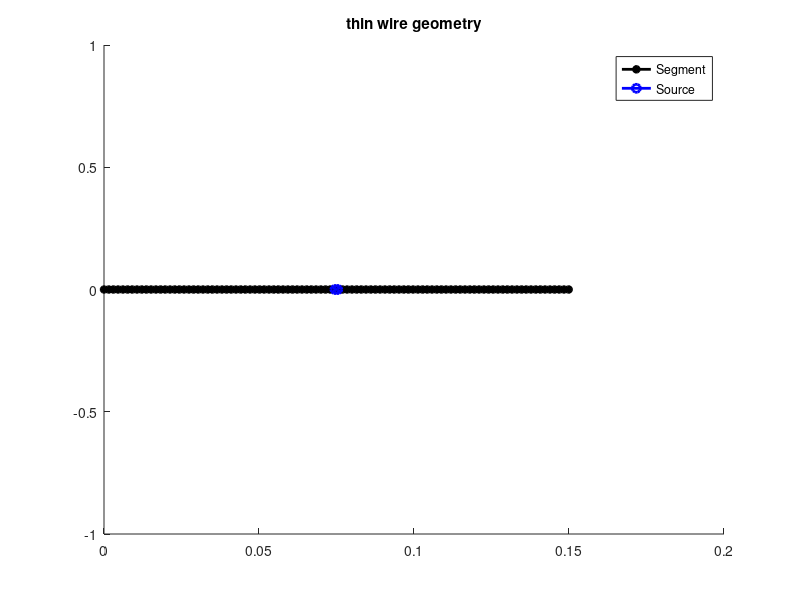

Source code (MATLAB): (Note: this script raises an error after producing the figure.)
%% Sweep for Current Distribution
clear all;close all;
Frequency=1e9;
Ny = 100; % number of segments
Delta_Gap_Range = 5;
Vm = 1; % delta-gap voltage
%% Basic parameters
c = 299792458;                       
Mu = 4.0e-7*pi;                      
Epsilon = 1.0/(Mu*c*c);              
NumGauss=5; % number of Gauss Quadrature used

%% Input parameters
lambda = 1/Frequency*c;
w = 2.0*pi*Frequency;                % angular freq
k = w*sqrt(Mu*Epsilon);              % wave number
Eta = sqrt(Mu/Epsilon);              % wave impedance
% coordinates of the corner points 
p0=[0 0];
p1=[0.5*lambda 0];
WireRadius=1e-3*lambda;  % radius of thin wire

%% Generate the mesh
TotalSegments=(Ny-1);
mid = floor(TotalSegments/2)+1;
SourceId = mid; % index of source segment
TotalSegments=(Ny-1);
TotalElements = TotalSegments-1; 
% line antenna geometry
x1=zeros(1,Ny);
y1=zeros(1,Ny);
x1(1)=p0(1);
y1(1)=p1(2);
line_length=sqrt((p1(2)-p0(2))^2+(p1(1)-p0(1))^2);
Delta_Gap_Arange = (1:Delta_Gap_Range)*line_length/(Delta_Gap_Range*floor(Ny/3)); % the maximum delta gap length is three times the normal segment length
Zin_NumericalResultList=zeros(1,Delta_Gap_Range);
CurrentInterpList = cell(1,Delta_Gap_Range);
for Delta_Gap_Idx=1:Delta_Gap_Range
    Delta_Gap_Length=Delta_Gap_Arange(Delta_Gap_Idx); 
    seg_length=(line_length-Delta_Gap_Length)/(TotalSegments-1); % exclude this delta-gap source
    for i=2:(Ny-1)
        if i==SourceId+1
            x1(i) = x1(i-1)+Delta_Gap_Length;
            y1(i) = y1(i-1)+(p1(2)-p0(2))/TotalSegments;
        else
            x1(i) = x1(i-1)+seg_length;
            y1(i) = y1(i-1)+(p1(2)-p0(2))/TotalSegments;
        end
    end
    x1(Ny)=p1(1);
    y1(Ny)=p1(2);


    for i=1:Ny
        NodeX(i)=x1(i);
        NodeY(i)=y1(i);
    end

    % index of segment
    first=1;
    mid = floor(TotalSegments/2)+1;
    final=TotalElements;



    %% Node List counted by element, also contains segment information --> 1:2 (+), 2:3(-)
    ElementNodeList = zeros(TotalElements, 3);
    ElementNodeList(1,1) = 1;
    ElementNodeList(1,2) = 2;
    ElementNodeList(1,3) = 3;
    for i=2:TotalElements-2
        ElementNodeList(i,1) = i;
        ElementNodeList(i,2) = i+1;
        ElementNodeList(i,3) = i+2;
    end


    ElementNodeList(TotalElements-1,1) = TotalElements-1;
    ElementNodeList(TotalElements-1,2) = TotalElements;
    ElementNodeList(TotalElements-1,3) = TotalElements+1;

    ElementNodeList(TotalElements,1) = TotalElements;
    ElementNodeList(TotalElements,2) = TotalElements+1;
    ElementNodeList(TotalElements,3) = TotalElements+2;

    % middle of a segment, no use, unless need visualization
    MidNodeX = zeros(1,TotalSegments);
    MidNodeY = zeros(1,TotalSegments);
    for i = 1:TotalSegments-1
        MidNodeX(i) = 0.5*(NodeX(i)+NodeX(i+1)); 
        MidNodeY(i) = 0.5*(NodeY(i)+NodeY(i+1)); 
    end

    MidNodeX(TotalSegments) = 0.5*(NodeX(TotalSegments)+NodeX(1)); 
    MidNodeY(TotalSegments) = 0.5*(NodeY(TotalSegments)+NodeY(1)); 

    figure(1);hold on;
    plot(NodeX,NodeY,'k*-','linewidth',2);title('thin wire geometry');

    plot(NodeX(SourceId:SourceId+1),NodeY(SourceId:SourceId+1),'bo-','linewidth',2);

    legend(['Segment'],['Source']);
    hold off;
    %% basis functions and gauss integral
    [GaussL, GaussW] = lgwt(NumGauss, 0.0, 1);  % Gauss integration weights and locations (Gauss-Legendre)

    tri(1,:) = 1 - GaussL;      % ascending triangle function for numerical integration 
    tri(2,:) = GaussL;          % descending triangle function for numerical integration

    nds = 20;                   % number of numerical integration points for self terms
    %% construct the Z^{EJ}_{mn} Matrix
    A = zeros(TotalElements);   % zero matrix Ab=rhs

    % loop all test functions
    for m_tri = 1:TotalElements 

        ms(1) = ElementNodeList(m_tri,1);  % m tri start
        ms(2) = ElementNodeList(m_tri,2);  % m tri peak
        ms(3) = ElementNodeList(m_tri,3);  % m tri end

        % node coordinate of m tri
        xms(1) = NodeX(ms(1)); 
        yms(1) = NodeY(ms(1));
        xms(2) = NodeX(ms(2)); 
        yms(2) = NodeY(ms(2));
        xms(3) = NodeX(ms(3)); 
        yms(3) = NodeY(ms(3));
        DeltaLM(1)=sqrt((xms(1)-xms(2))^2+(yms(1)-yms(2))^2);
        DeltaLM(2)=sqrt((xms(3)-xms(2))^2+(yms(3)-yms(2))^2);

        ds(1) = DeltaLM(1)/nds;
        ds(2) = DeltaLM(2)/nds;
        sx(1,:) = linspace(0.5*ds(1), DeltaLM(1) - 0.5*ds(1), nds);    
        sx(2,:) = linspace(0.5*ds(2), DeltaLM(2) - 0.5*ds(2), nds);           
        tris(1,:) = sx(1,:) /DeltaLM(1);              % ascending triangle function for numerical integration in self term
        tris(2,:) = (DeltaLM(2) - sx(2,:))/DeltaLM(2);   % descending triangle function for numerical integration in self term

        % loop all "source" triangles

        for n_tri = 1:TotalElements 

            ns(1) = ElementNodeList(n_tri,1);  % n tri start
            ns(2) = ElementNodeList(n_tri,2);  % n tri peak
            ns(3) = ElementNodeList(n_tri,3);  % n tri end
            % node coordinate of n tri
            xns(1) = NodeX(ns(1));
            yns(1) = NodeY(ns(1));
            xns(2) = NodeX(ns(2));
            yns(2) = NodeY(ns(2));
            xns(3) = NodeX(ns(3));
            yns(3) = NodeY(ns(3));
            DeltaLN(1)=sqrt((xns(1)-xns(2))^2+(yns(1)-yns(2))^2);
            DeltaLN(2)=sqrt((xns(3)-xns(2))^2+(yns(3)-yns(2))^2);
            DeltaL = DeltaLN(1);
            for im = 1:2    % loop testing segments

                % positive or negative derivative for scalar term
                if im == 1 % +
                    sm = 1.0;
                else
                    sm = -1.0;% -
                end

                for in=1:2 % loop source segments

                    % positive or negative derivative for 5.74 and 5.81 scalar term
                    if in == 1
                        sn = 1.0;
                    else
                        sn = -1.0;
                    end
                    if ms(im) == ns(in)% self-term
                        % equ (10.3.41)
                        % mid point approximation for the triangular function
                        DeltaL = DeltaLN(im);
                        Phi = (DeltaL/2/pi*(log(2*DeltaL/WireRadius)-1)-1j*k/4/pi*DeltaL^2);
                        s1 = tris(in,nds/2)*tris(im,nds/2).*Phi*1j.*k*Eta;
                        s2 = -sn*sm.*Phi/(DeltaL^2).*1j*Eta./k;
                        A(m_tri,n_tri) = A(m_tri,n_tri) + s1+s2;
                    else % non-self term

                        sv = 0.0;
                        ss = 0.0;
                        % equ 5.75

                        SegmentNVecM = [ xms(im+1)-xms(im), yms(im+1)-yms(im) ];
                        SegmentNVecM = SegmentNVecM/norm(SegmentNVecM); % normalized

                        SegmentNVecN = [ xns(im+1)-xns(im), yns(im+1)-yns(im) ];
                        SegmentNVecN = SegmentNVecN/norm(SegmentNVecN); % normalized

                        xm = xms(im) + DeltaLM(im)*(1.0-GaussL)*SegmentNVecM(1);  % gauss quadrature points on m triangle 
                        ym = yms(im) + DeltaLM(im)*(1.0-GaussL)*SegmentNVecM(2);

                        xn = xns(in) + DeltaLN(in)*(1.0-GaussL)*SegmentNVecN(1); % gauss quadrature points on n triangle 
                        yn = yns(in) + DeltaLN(in)*(1.0-GaussL)*SegmentNVecN(2);

                        for i_gm = 1:NumGauss 
                            for i_gn = 1:NumGauss
                                r = sqrt((xm(i_gm) - xn(i_gn))^2 + (ym(i_gm) - yn(i_gn))^2 + WireRadius^2);
                                expterm = exp(-1i*k*r)/r/4/pi; % 3d-freespace green function
                                sv = sv + DeltaLM(im)*DeltaLN(in)*GaussW(i_gm)*GaussW(i_gn)*tri(im,i_gm)*tri(in,i_gn)*expterm*(SegmentNVecM*SegmentNVecN'); % vector f_m and vector f_n 
                                ss = ss + GaussW(i_gm)*GaussW(i_gn)*expterm;
                            end
                        end
                        A(m_tri,n_tri) = A(m_tri,n_tri) + (k*k*sv - sm*sn*ss)*1j*Eta/k;
                    end
                end
            end
        end

    end
    %% excitation in delta-gap form (compute right-hand side )
    rhs = zeros(TotalElements,1); 
    for num_tri = 1:TotalElements
        s(1) = num_tri;
        s(2) = num_tri + 1;
        for im=1:2 
            if s(im) == SourceId
                rhs(num_tri,:)=Vm/2;
            end
        end
    end
    %% build current distribution from solved parameters
    b=A\rhs; % [A]^(-1) * [rhs] 
    % compute input impedance at SourceId segment
    Zin = Vm / (0.5*(b(SourceId) + b(SourceId+1)));
    Zin_NumericalResultList(Delta_Gap_Idx)=Zin;
    % current discribution
    CurrentInterp = zeros(TotalSegments*NumGauss,1); % interpolation using basis function
    for num_tri = 1:TotalElements
        s(1) = num_tri-1; % segment id - 1 
        s(2) = num_tri; % segment id - 1 
        for im=1:2 
            for i_gm = 1:NumGauss 
                CurrentInterp(s(im)*NumGauss+i_gm)=CurrentInterp(s(im)*NumGauss+i_gm)+tri(im,i_gm)*b(num_tri);
            end
        end
    end
    CurrentInterpList{Delta_Gap_Idx}=CurrentInterp;
end
%%
figure(2);
subplot(121)
hold on;
plot(line_length*(1:TotalSegments*NumGauss)/(TotalSegments*NumGauss),abs(CurrentInterpList{1}),'-r','Linewidth',3);
plot(line_length*(1:TotalSegments*NumGauss)/(TotalSegments*NumGauss),abs(CurrentInterpList{2}),'-g','Linewidth',3);
plot(line_length*(1:TotalSegments*NumGauss)/(TotalSegments*NumGauss),abs(CurrentInterpList{3}),'-b','Linewidth',3);
plot(line_length*(1:TotalSegments*NumGauss)/(TotalSegments*NumGauss),abs(CurrentInterpList{4}),'-c','Linewidth',3);
plot(line_length*(1:TotalSegments*NumGauss)/(TotalSegments*NumGauss),abs(CurrentInterpList{5}),'-m','Linewidth',3);
grid on;xlabel('physical length');ylabel('Magnitude');
legend('$\frac{3\lambda}{500}$','$\frac{6\lambda}{500}$','$\frac{9\lambda}{500}$','$\frac{12\lambda}{500}$','$\frac{15\lambda}{500}$','Interpreter','latex');
set(gca,'fontsize',24);
hold off
subplot(122)
hold on;
plot(line_length*(1:TotalSegments*NumGauss)/(TotalSegments*NumGauss),angle(CurrentInterpList{1})/pi*180,'-r','Linewidth',3);
plot(line_length*(1:TotalSegments*NumGauss)/(TotalSegments*NumGauss),angle(CurrentInterpList{2})/pi*180,'-g','Linewidth',3);
plot(line_length*(1:TotalSegments*NumGauss)/(TotalSegments*NumGauss),angle(CurrentInterpList{3})/pi*180,'-b','Linewidth',3);
plot(line_length*(1:TotalSegments*NumGauss)/(TotalSegments*NumGauss),angle(CurrentInterpList{4})/pi*180,'-c','Linewidth',3);
plot(line_length*(1:TotalSegments*NumGauss)/(TotalSegments*NumGauss),angle(CurrentInterpList{5})/pi*180,'-m','Linewidth',3);
legend('$\frac{3\lambda}{500}$','$\frac{6\lambda}{500}$','$\frac{9\lambda}{500}$','$\frac{12\lambda}{500}$','$\frac{15\lambda}{500}$','Interpreter','latex');
grid on;xlabel('physical length');ylabel('Phase Angle');
set(gca,'fontsize',24);
hold off
